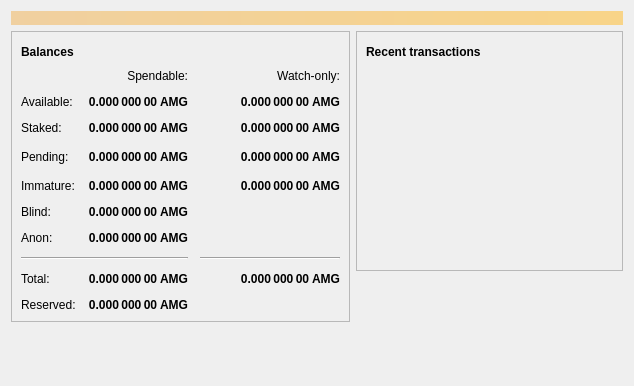
<?xml version="1.0" encoding="UTF-8"?>
<ui version="4.0">
 <class>OverviewPage</class>
 <widget class="QWidget" name="OverviewPage">
  <property name="geometry">
   <rect>
    <x>0</x>
    <y>0</y>
    <width>634</width>
    <height>386</height>
   </rect>
  </property>
  <property name="windowTitle">
   <string>Form</string>
  </property>
  <layout class="QVBoxLayout" name="topLayout">
   <item>
    <widget class="QLabel" name="labelAlerts">
     <property name="visible">
      <bool>false</bool>
     </property>
     <property name="styleSheet">
      <string notr="true">QLabel { background-color: qlineargradient(x1: 0, y1: 0, x2: 1, y2: 0, stop:0 #F0D0A0, stop:1 #F8D488); color:#000000; }</string>
     </property>
     <property name="wordWrap">
      <bool>true</bool>
     </property>
     <property name="margin">
      <number>3</number>
     </property>
     <property name="textInteractionFlags">
      <set>Qt::TextSelectableByMouse</set>
     </property>
    </widget>
   </item>
   <item>
    <layout class="QHBoxLayout" name="horizontalLayout" stretch="1,1">
     <item>
      <layout class="QVBoxLayout" name="verticalLayout_2">
       <item>
        <widget class="QFrame" name="frame">
         <property name="frameShape">
          <enum>QFrame::StyledPanel</enum>
         </property>
         <property name="frameShadow">
          <enum>QFrame::Raised</enum>
         </property>
         <layout class="QVBoxLayout" name="verticalLayout_4">
          <item>
           <layout class="QHBoxLayout" name="horizontalLayout_4">
            <item>
             <widget class="QLabel" name="label_5">
              <property name="font">
               <font>
                <weight>75</weight>
                <bold>true</bold>
               </font>
              </property>
              <property name="text">
               <string>Balances</string>
              </property>
             </widget>
            </item>
            <item>
             <widget class="QPushButton" name="labelWalletStatus">
              <property name="enabled">
               <bool>true</bool>
              </property>
              <property name="maximumSize">
               <size>
                <width>30</width>
                <height>16777215</height>
               </size>
              </property>
              <property name="toolTip">
               <string>The displayed information may be out of date. Your wallet automatically synchronizes with the Amigo network after a connection is established, but this process has not completed yet.</string>
              </property>
              <property name="text">
               <string/>
              </property>
              <property name="icon">
               <iconset>
                <normaloff>:/icons/warning</normaloff>
                <disabledoff>:/icons/warning</disabledoff>:/icons/warning</iconset>
              </property>
              <property name="iconSize">
               <size>
                <width>24</width>
                <height>24</height>
               </size>
              </property>
              <property name="flat">
               <bool>true</bool>
              </property>
             </widget>
            </item>
            <item>
             <spacer name="horizontalSpacer_3">
              <property name="orientation">
               <enum>Qt::Horizontal</enum>
              </property>
              <property name="sizeHint" stdset="0">
               <size>
                <width>40</width>
                <height>20</height>
               </size>
              </property>
             </spacer>
            </item>
           </layout>
          </item>
          <item>
           <layout class="QGridLayout" name="gridLayout">
            <property name="spacing">
             <number>12</number>
            </property>
            <item row="2" column="1">
             <widget class="QLabel" name="labelStaked">
              <property name="font">
               <font>
                <weight>75</weight>
                <bold>true</bold>
               </font>
              </property>
              <property name="cursor">
               <cursorShape>IBeamCursor</cursorShape>
              </property>
              <property name="toolTip">
               <string>Your current staked balance</string>
              </property>
              <property name="text">
               <string notr="true">0.000 000 00 AMG</string>
              </property>
              <property name="alignment">
               <set>Qt::AlignRight|Qt::AlignTrailing|Qt::AlignVCenter</set>
              </property>
              <property name="textInteractionFlags">
               <set>Qt::LinksAccessibleByMouse|Qt::TextSelectableByKeyboard|Qt::TextSelectableByMouse</set>
              </property>
             </widget>
            </item>
            <item row="2" column="2">
             <widget class="QLabel" name="labelWatchStaked">
              <property name="font">
               <font>
                <weight>75</weight>
                <bold>true</bold>
               </font>
              </property>
              <property name="cursor">
               <cursorShape>IBeamCursor</cursorShape>
              </property>
              <property name="toolTip">
               <string>Your current watch-only staked balance</string>
              </property>
              <property name="text">
               <string notr="true">0.000 000 00 AMG</string>
              </property>
              <property name="alignment">
               <set>Qt::AlignRight|Qt::AlignTrailing|Qt::AlignVCenter</set>
              </property>
              <property name="textInteractionFlags">
               <set>Qt::LinksAccessibleByMouse|Qt::TextSelectableByKeyboard|Qt::TextSelectableByMouse</set>
              </property>
             </widget>
            </item>
            <item row="4" column="2">
             <widget class="QLabel" name="labelWatchImmature">
              <property name="font">
               <font>
                <weight>75</weight>
                <bold>true</bold>
               </font>
              </property>
              <property name="cursor">
               <cursorShape>IBeamCursor</cursorShape>
              </property>
              <property name="toolTip">
               <string>Mined balance in watch-only addresses that has not yet matured</string>
              </property>
              <property name="text">
               <string notr="true">0.000 000 00 AMG</string>
              </property>
              <property name="alignment">
               <set>Qt::AlignRight|Qt::AlignTrailing|Qt::AlignVCenter</set>
              </property>
              <property name="textInteractionFlags">
               <set>Qt::LinksAccessibleByMouse|Qt::TextSelectableByKeyboard|Qt::TextSelectableByMouse</set>
              </property>
             </widget>
            </item>
            <item row="3" column="3">
             <spacer name="horizontalSpacer_2">
              <property name="orientation">
               <enum>Qt::Horizontal</enum>
              </property>
              <property name="sizeHint" stdset="0">
               <size>
                <width>40</width>
                <height>20</height>
               </size>
              </property>
             </spacer>
            </item>
            <item row="4" column="1">
             <widget class="QLabel" name="labelImmature">
              <property name="font">
               <font>
                <weight>75</weight>
                <bold>true</bold>
               </font>
              </property>
              <property name="cursor">
               <cursorShape>IBeamCursor</cursorShape>
              </property>
              <property name="toolTip">
               <string>Mined balance that has not yet matured</string>
              </property>
              <property name="text">
               <string notr="true">0.000 000 00 AMG</string>
              </property>
              <property name="alignment">
               <set>Qt::AlignRight|Qt::AlignTrailing|Qt::AlignVCenter</set>
              </property>
              <property name="textInteractionFlags">
               <set>Qt::LinksAccessibleByMouse|Qt::TextSelectableByKeyboard|Qt::TextSelectableByMouse</set>
              </property>
             </widget>
            </item>
            <item row="3" column="2">
             <widget class="QLabel" name="labelWatchPending">
              <property name="font">
               <font>
                <weight>75</weight>
                <bold>true</bold>
               </font>
              </property>
              <property name="cursor">
               <cursorShape>IBeamCursor</cursorShape>
              </property>
              <property name="toolTip">
               <string>Unconfirmed transactions to watch-only addresses</string>
              </property>
              <property name="text">
               <string notr="true">0.000 000 00 AMG</string>
              </property>
              <property name="alignment">
               <set>Qt::AlignRight|Qt::AlignTrailing|Qt::AlignVCenter</set>
              </property>
              <property name="textInteractionFlags">
               <set>Qt::LinksAccessibleByMouse|Qt::TextSelectableByKeyboard|Qt::TextSelectableByMouse</set>
              </property>
             </widget>
            </item>
            <item row="3" column="1">
             <widget class="QLabel" name="labelUnconfirmed">
              <property name="font">
               <font>
                <weight>75</weight>
                <bold>true</bold>
               </font>
              </property>
              <property name="cursor">
               <cursorShape>IBeamCursor</cursorShape>
              </property>
              <property name="toolTip">
               <string>Total of transactions that have yet to be confirmed, and do not yet count toward the spendable balance</string>
              </property>
              <property name="text">
               <string notr="true">0.000 000 00 AMG</string>
              </property>
              <property name="alignment">
               <set>Qt::AlignRight|Qt::AlignTrailing|Qt::AlignVCenter</set>
              </property>
              <property name="textInteractionFlags">
               <set>Qt::LinksAccessibleByMouse|Qt::TextSelectableByKeyboard|Qt::TextSelectableByMouse</set>
              </property>
             </widget>
            </item>
            <item row="2" column="0">
             <widget class="QLabel" name="labelStakedText">
              <property name="text">
               <string>Staked:</string>
              </property>
             </widget>
            </item>
            <item row="7" column="2">
             <widget class="Line" name="lineWatchBalance">
              <property name="sizePolicy">
               <sizepolicy hsizetype="Preferred" vsizetype="Fixed">
                <horstretch>0</horstretch>
                <verstretch>0</verstretch>
               </sizepolicy>
              </property>
              <property name="minimumSize">
               <size>
                <width>140</width>
                <height>0</height>
               </size>
              </property>
              <property name="orientation">
               <enum>Qt::Horizontal</enum>
              </property>
             </widget>
            </item>
            <item row="8" column="2">
             <widget class="QLabel" name="labelWatchTotal">
              <property name="font">
               <font>
                <weight>75</weight>
                <bold>true</bold>
               </font>
              </property>
              <property name="cursor">
               <cursorShape>IBeamCursor</cursorShape>
              </property>
              <property name="toolTip">
               <string>Current total balance in watch-only addresses</string>
              </property>
              <property name="text">
               <string notr="true">0.000 000 00 AMG</string>
              </property>
              <property name="alignment">
               <set>Qt::AlignRight|Qt::AlignTrailing|Qt::AlignVCenter</set>
              </property>
              <property name="textInteractionFlags">
               <set>Qt::LinksAccessibleByMouse|Qt::TextSelectableByKeyboard|Qt::TextSelectableByMouse</set>
              </property>
             </widget>
            </item>
            <item row="8" column="0">
             <widget class="QLabel" name="labelTotalText">
              <property name="text">
               <string>Total:</string>
              </property>
             </widget>
            </item>
            <item row="8" column="1">
             <widget class="QLabel" name="labelTotal">
              <property name="font">
               <font>
                <weight>75</weight>
                <bold>true</bold>
               </font>
              </property>
              <property name="cursor">
               <cursorShape>IBeamCursor</cursorShape>
              </property>
              <property name="toolTip">
               <string>Your current total balance</string>
              </property>
              <property name="text">
               <string notr="true">0.000 000 00 AMG</string>
              </property>
              <property name="alignment">
               <set>Qt::AlignRight|Qt::AlignTrailing|Qt::AlignVCenter</set>
              </property>
              <property name="textInteractionFlags">
               <set>Qt::LinksAccessibleByMouse|Qt::TextSelectableByKeyboard|Qt::TextSelectableByMouse</set>
              </property>
             </widget>
            </item>
            <item row="0" column="2">
             <widget class="QLabel" name="labelWatchonly">
              <property name="text">
               <string>Watch-only:</string>
              </property>
              <property name="alignment">
               <set>Qt::AlignRight|Qt::AlignTrailing|Qt::AlignVCenter</set>
              </property>
             </widget>
            </item>
            <item row="7" column="0" colspan="2">
             <widget class="Line" name="line">
              <property name="orientation">
               <enum>Qt::Horizontal</enum>
              </property>
             </widget>
            </item>
            <item row="1" column="0">
             <widget class="QLabel" name="labelBalanceText">
              <property name="text">
               <string>Available:</string>
              </property>
             </widget>
            </item>
            <item row="4" column="0">
             <widget class="QLabel" name="labelImmatureText">
              <property name="text">
               <string>Immature:</string>
              </property>
             </widget>
            </item>
            <item row="1" column="2">
             <widget class="QLabel" name="labelWatchAvailable">
              <property name="font">
               <font>
                <weight>75</weight>
                <bold>true</bold>
               </font>
              </property>
              <property name="cursor">
               <cursorShape>IBeamCursor</cursorShape>
              </property>
              <property name="toolTip">
               <string>Your current balance in watch-only addresses</string>
              </property>
              <property name="text">
               <string notr="true">0.000 000 00 AMG</string>
              </property>
              <property name="alignment">
               <set>Qt::AlignRight|Qt::AlignTrailing|Qt::AlignVCenter</set>
              </property>
              <property name="textInteractionFlags">
               <set>Qt::LinksAccessibleByMouse|Qt::TextSelectableByKeyboard|Qt::TextSelectableByMouse</set>
              </property>
             </widget>
            </item>
            <item row="3" column="0">
             <widget class="QLabel" name="labelPendingText">
              <property name="text">
               <string>Pending:</string>
              </property>
             </widget>
            </item>
            <item row="0" column="1">
             <widget class="QLabel" name="labelSpendable">
              <property name="text">
               <string>Spendable:</string>
              </property>
              <property name="alignment">
               <set>Qt::AlignRight|Qt::AlignTrailing|Qt::AlignVCenter</set>
              </property>
             </widget>
            </item>
            <item row="5" column="0">
             <widget class="QLabel" name="labelBlindBalanceText">
              <property name="text">
               <string>Blind:</string>
              </property>
             </widget>
            </item>
            <item row="5" column="1">
             <widget class="QLabel" name="labelBlindBalance">
              <property name="font">
               <font>
                <weight>75</weight>
                <bold>true</bold>
               </font>
              </property>
              <property name="cursor">
               <cursorShape>IBeamCursor</cursorShape>
              </property>
              <property name="toolTip">
               <string>Your current spendable blinded balance</string>
              </property>
              <property name="text">
               <string notr="true">0.000 000 00 AMG</string>
              </property>
              <property name="alignment">
               <set>Qt::AlignRight|Qt::AlignTrailing|Qt::AlignVCenter</set>
              </property>
              <property name="textInteractionFlags">
               <set>Qt::LinksAccessibleByMouse|Qt::TextSelectableByKeyboard|Qt::TextSelectableByMouse</set>
              </property>
             </widget>
            </item>
            <item row="6" column="0">
             <widget class="QLabel" name="labelAnonText">
              <property name="text">
               <string>Anon:</string>
              </property>
             </widget>
            </item>
            <item row="6" column="1">
             <widget class="QLabel" name="labelAnonBalance">
              <property name="font">
               <font>
                <weight>75</weight>
                <bold>true</bold>
               </font>
              </property>
              <property name="cursor">
               <cursorShape>IBeamCursor</cursorShape>
              </property>
              <property name="toolTip">
               <string>Your current spendable anon balance</string>
              </property>
              <property name="text">
               <string notr="true">0.000 000 00 AMG</string>
              </property>
              <property name="alignment">
               <set>Qt::AlignRight|Qt::AlignTrailing|Qt::AlignVCenter</set>
              </property>
              <property name="textInteractionFlags">
               <set>Qt::LinksAccessibleByMouse|Qt::TextSelectableByKeyboard|Qt::TextSelectableByMouse</set>
              </property>
             </widget>
            </item>
            <item row="1" column="1">
             <widget class="QLabel" name="labelBalance">
              <property name="font">
               <font>
                <weight>75</weight>
                <bold>true</bold>
               </font>
              </property>
              <property name="cursor">
               <cursorShape>IBeamCursor</cursorShape>
              </property>
              <property name="toolTip">
               <string>Your current spendable balance</string>
              </property>
              <property name="text">
               <string notr="true">0.000 000 00 AMG</string>
              </property>
              <property name="alignment">
               <set>Qt::AlignRight|Qt::AlignTrailing|Qt::AlignVCenter</set>
              </property>
              <property name="textInteractionFlags">
               <set>Qt::LinksAccessibleByMouse|Qt::TextSelectableByKeyboard|Qt::TextSelectableByMouse</set>
              </property>
             </widget>
            </item>
            <item row="9" column="0">
             <widget class="QLabel" name="labelReservedText">
              <property name="text">
               <string>Reserved:</string>
              </property>
             </widget>
            </item>
            <item row="9" column="1">
             <widget class="QLabel" name="labelReserved">
              <property name="font">
               <font>
                <weight>75</weight>
                <bold>true</bold>
               </font>
              </property>
              <property name="cursor">
               <cursorShape>IBeamCursor</cursorShape>
              </property>
              <property name="toolTip">
               <string>Your current spendable balance</string>
              </property>
              <property name="text">
               <string notr="true">0.000 000 00 AMG</string>
              </property>
              <property name="alignment">
               <set>Qt::AlignRight|Qt::AlignTrailing|Qt::AlignVCenter</set>
              </property>
              <property name="textInteractionFlags">
               <set>Qt::LinksAccessibleByMouse|Qt::TextSelectableByKeyboard|Qt::TextSelectableByMouse</set>
              </property>
             </widget>
            </item>
           </layout>
          </item>
         </layout>
        </widget>
       </item>
       <item>
        <spacer name="verticalSpacer">
         <property name="orientation">
          <enum>Qt::Vertical</enum>
         </property>
         <property name="sizeHint" stdset="0">
          <size>
           <width>20</width>
           <height>40</height>
          </size>
         </property>
        </spacer>
       </item>
      </layout>
     </item>
     <item>
      <layout class="QVBoxLayout" name="verticalLayout_3">
       <item>
        <widget class="QFrame" name="frame_2">
         <property name="frameShape">
          <enum>QFrame::StyledPanel</enum>
         </property>
         <property name="frameShadow">
          <enum>QFrame::Raised</enum>
         </property>
         <layout class="QVBoxLayout" name="verticalLayout">
          <item>
           <layout class="QHBoxLayout" name="horizontalLayout_2">
            <item>
             <widget class="QLabel" name="label_4">
              <property name="font">
               <font>
                <weight>75</weight>
                <bold>true</bold>
               </font>
              </property>
              <property name="text">
               <string>Recent transactions</string>
              </property>
             </widget>
            </item>
            <item>
             <widget class="QPushButton" name="labelTransactionsStatus">
              <property name="enabled">
               <bool>true</bool>
              </property>
              <property name="maximumSize">
               <size>
                <width>30</width>
                <height>16777215</height>
               </size>
              </property>
              <property name="toolTip">
               <string>The displayed information may be out of date. Your wallet automatically synchronizes with the Amigo network after a connection is established, but this process has not completed yet.</string>
              </property>
              <property name="text">
               <string/>
              </property>
              <property name="icon">
               <iconset>
                <normaloff>:/icons/warning</normaloff>
                <disabledoff>:/icons/warning</disabledoff>:/icons/warning</iconset>
              </property>
              <property name="iconSize">
               <size>
                <width>24</width>
                <height>24</height>
               </size>
              </property>
              <property name="flat">
               <bool>true</bool>
              </property>
             </widget>
            </item>
            <item>
             <spacer name="horizontalSpacer">
              <property name="orientation">
               <enum>Qt::Horizontal</enum>
              </property>
              <property name="sizeHint" stdset="0">
               <size>
                <width>40</width>
                <height>20</height>
               </size>
              </property>
             </spacer>
            </item>
           </layout>
          </item>
          <item>
           <widget class="QListView" name="listTransactions">
            <property name="styleSheet">
             <string notr="true">QListView { background: transparent; }</string>
            </property>
            <property name="frameShape">
             <enum>QFrame::NoFrame</enum>
            </property>
            <property name="verticalScrollBarPolicy">
             <enum>Qt::ScrollBarAlwaysOff</enum>
            </property>
            <property name="horizontalScrollBarPolicy">
             <enum>Qt::ScrollBarAlwaysOff</enum>
            </property>
            <property name="selectionMode">
             <enum>QAbstractItemView::NoSelection</enum>
            </property>
           </widget>
          </item>
         </layout>
        </widget>
       </item>
       <item>
        <spacer name="verticalSpacer_2">
         <property name="orientation">
          <enum>Qt::Vertical</enum>
         </property>
         <property name="sizeHint" stdset="0">
          <size>
           <width>20</width>
           <height>40</height>
          </size>
         </property>
        </spacer>
       </item>
      </layout>
     </item>
    </layout>
   </item>
  </layout>
 </widget>
 <resources/>
 <connections/>
</ui>
